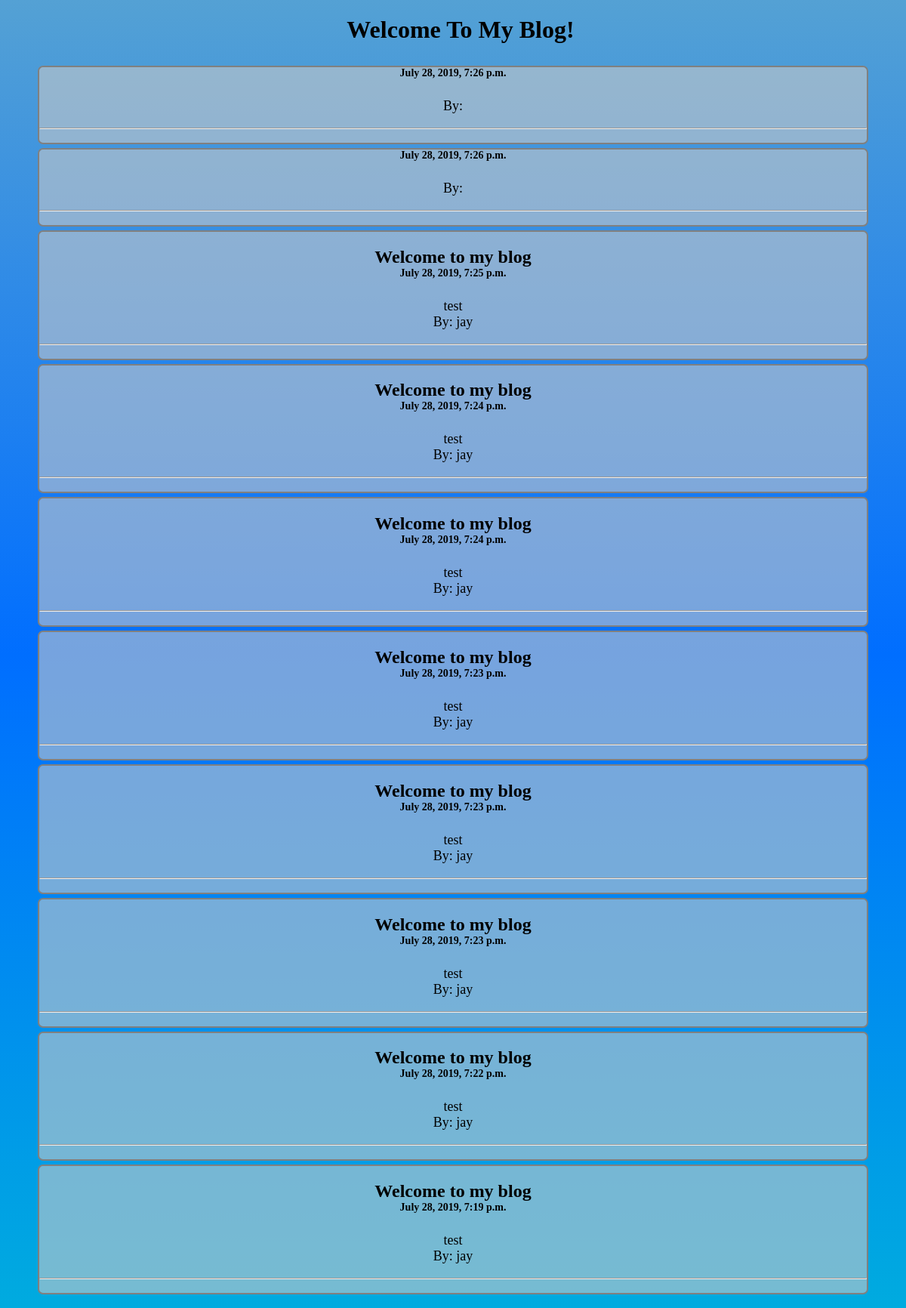
Before: /home/ with the older database file.
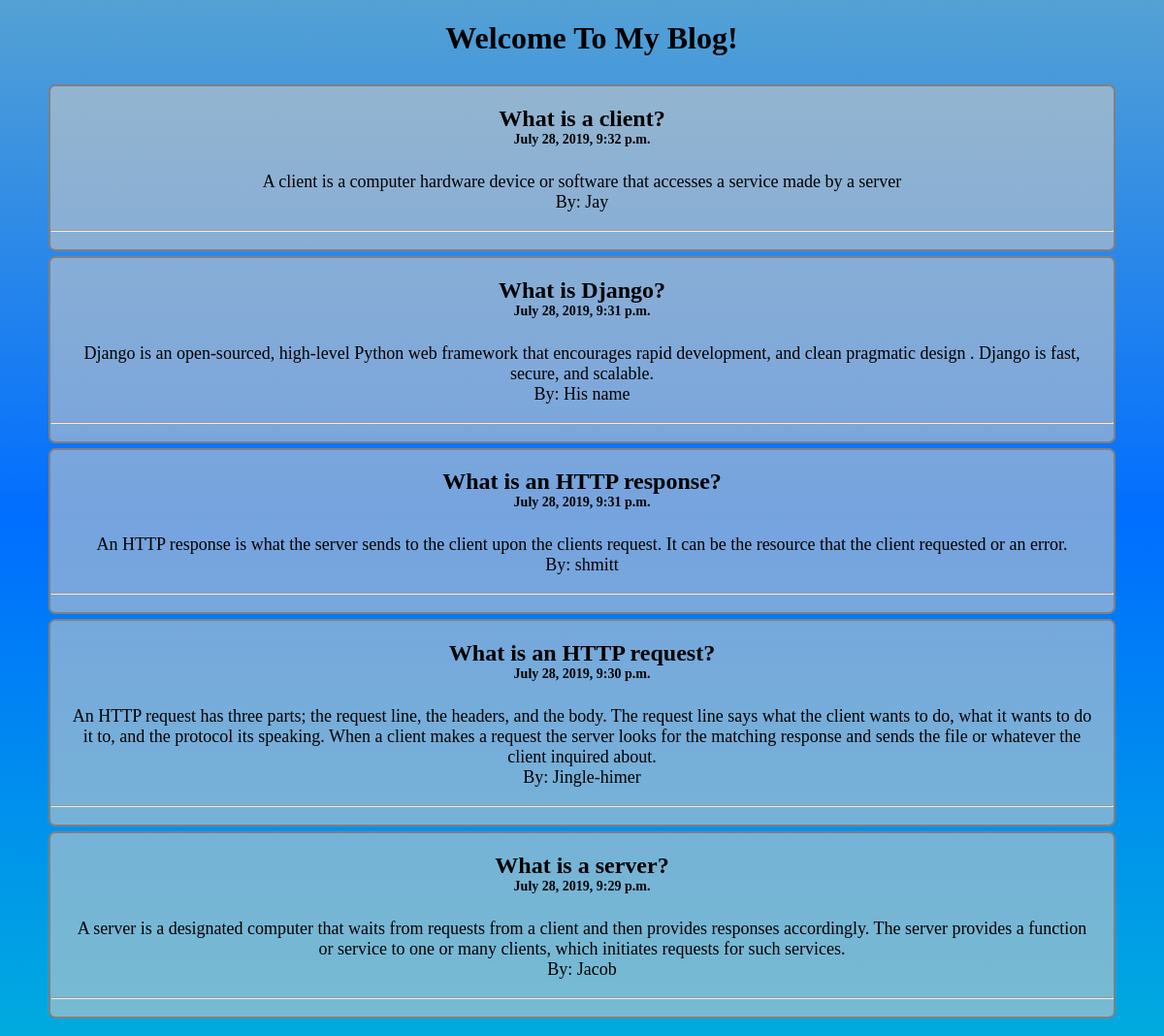
After: the same page with the newer database file.
### blog_app/models.py (models this page shows, shortened)
class Article(models.Model):
    title = models.CharField(max_length=255, null=False)
    body = models.TextField()
    draft = models.BooleanField(default=True)
    published_date = models.DateTimeField(auto_now=True)
    author = models.CharField(max_length=255, null=False)
    topic = models.ForeignKey(Topic, on_delete=models.CASCADE)

### blog_app/views.py (the view)
# urls.py: 2. Add a URL to urlpatterns:  path('', views.home, name='home')
def home(request):
    date = datetime.now().date()
    heading = Article.objects.order_by("-published_date")[0].title
    body = Article.objects.order_by("-published_date")[0].body
    draft = Article.objects.order_by("-published_date")[0].draft
    author = Article.objects.order_by("-published_date")[0].author
    all_articles = Article.objects.order_by("-published_date")
    context = {
        'date': date,
    'heading': heading,
    'articles': all_articles,
    'body': body,
    'draft': draft,
    'author': author,
    'topics': Topic.objects.all()
    }
    response = render(request, 'index.html',  context)
    return HttpResponse(response)

### blog_app/templates/index.html (shortened to what this page needs)
<!DOCTYPE HTML>
<head>
    <link src='main.css' type='text/css' rel="stylesheet" >
</head>
<body>
        <h1>Welcome To My Blog! </h1>
        <ul>
            {% for article in articles %}
                <div class="post">
                    <h2>{{article.title}}</h2>
                    <h6 class="date" >{{article.published_date}}</h6>
                    <p>{{article.body}}
                        <span class='author'> By: {{article.author}}</span>
                        <hr >
                    </p>
                </div>
            {% endfor %}
        </ul>
</body>

### blog_app/templates/index.html (style rules this page uses)
body { background: linear-gradient(0deg, rgb(0, 171, 223), rgb(0, 110, 255), rgb(84, 161, 212) ); color: white; background-repeat: repeat; background-size: cover; }
h1 { text-align: center; animation: 3s; animation-name: change_color; margin-left: 20px; color: black; }
p, h3, h2 { text-align: center; }
p { padding: 0 20px; font-size: 18px; }
ul { border: 2px solid transparent; border-radius: 7px; padding: 0 40px; }
.author { display: block; text-align: center; }
.post { background: rgba(201, 201, 201, 0.589); border: 2px solid gray; border-radius: 7px; margin-top: 5px; color: black; }
.date { font-size: 14px; text-align: center; margin-top: -20px; }
h6 { margin-top: -20px; text-align: center; font-size: 16px; margin-bottom: 25px; }

Changed rows visible on the page:
removed Article: published_date "July 28, 2019, 7:26 p.m."
removed Article: published_date "July 28, 2019, 7:26 p.m."
removed Article: title "Welcome to my blog", published_date "July 28, 2019, 7:25 p.m.", body "test", author "jay"
removed Article: title "Welcome to my blog", published_date "July 28, 2019, 7:24 p.m.", body "test", author "jay"
removed Article: title "Welcome to my blog", published_date "July 28, 2019, 7:24 p.m.", body "test", author "jay"
removed Article: title "Welcome to my blog", published_date "July 28, 2019, 7:23 p.m.", body "test", author "jay"
removed Article: title "Welcome to my blog", published_date "July 28, 2019, 7:23 p.m.", body "test", author "jay"
removed Article: title "Welcome to my blog", published_date "July 28, 2019, 7:23 p.m.", body "test", author "jay"
removed Article: title "Welcome to my blog", published_date "July 28, 2019, 7:22 p.m.", body "test", author "jay"
removed Article: title "Welcome to my blog", published_date "July 28, 2019, 7:19 p.m.", body "test", author "jay"
added Article: title "What is a client?", published_date "July 28, 2019, 9:32 p.m.", body "A client is a computer hardware device or software that accesses a service made by a server", author "Jay"
added Article: title "What is Django?", published_date "July 28, 2019, 9:31 p.m.", body "Django is an open-sourced, high-level Python web framework that encourages rapid development, and clean pragmatic design . Django is fast, secure, and scalable.", author "His name"
added Article: title "What is an HTTP response?", published_date "July 28, 2019, 9:31 p.m.", body "An HTTP response is what the server sends to the client upon the clients request. It can be the resource that the client requested or an error.", author "shmitt"
added Article: title "What is an HTTP request?", published_date "July 28, 2019, 9:30 p.m.", body "An HTTP request has three parts; the request line, the headers, and the body. The request line says what the client wants to do, what it wants to do it to, and the protocol its speaking. When a client makes a request the server looks for the matching response and sends the file or whatever the client inquired about.", author "Jingle-himer"
added Article: title "What is a server?", published_date "July 28, 2019, 9:29 p.m.", body "A server is a designated computer that waits from requests from a client and then provides responses accordingly. The server provides a function or service to one or many clients, which initiates requests for such services.", author "Jacob"
